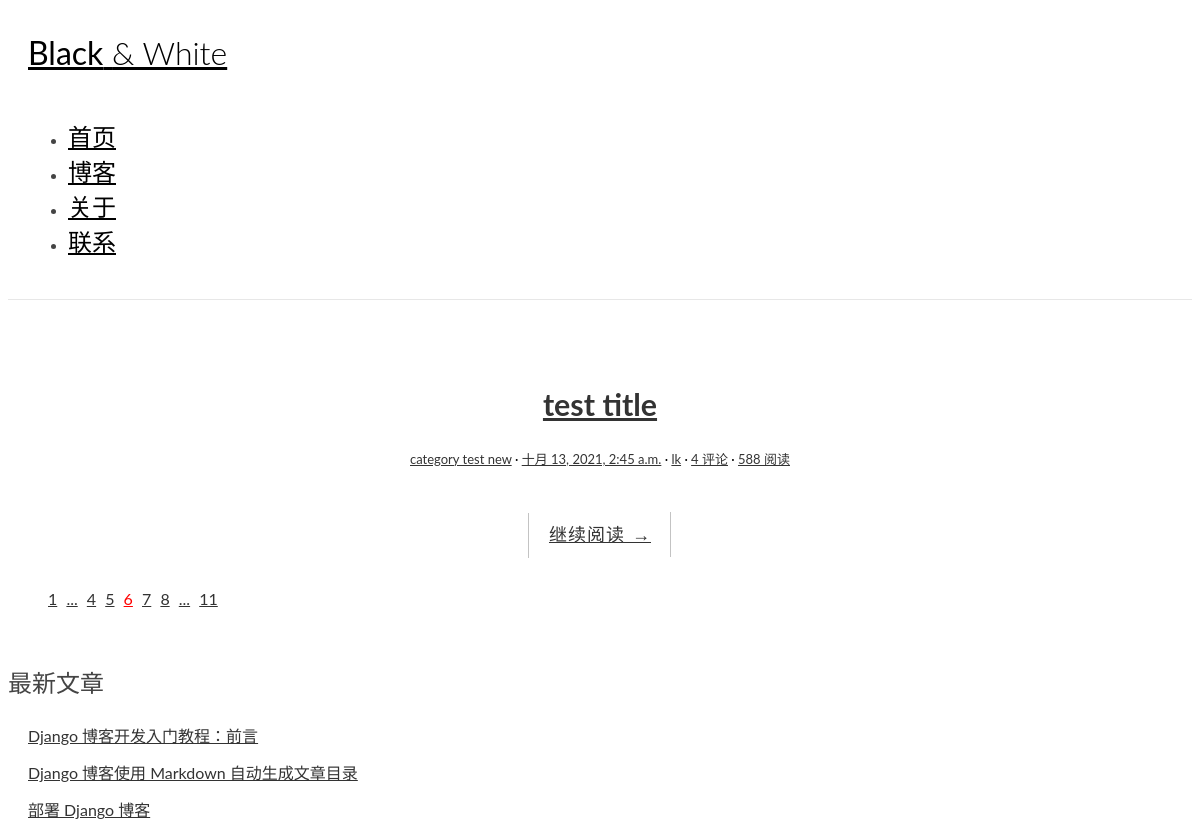
Before: / (upper part) with the older database file.
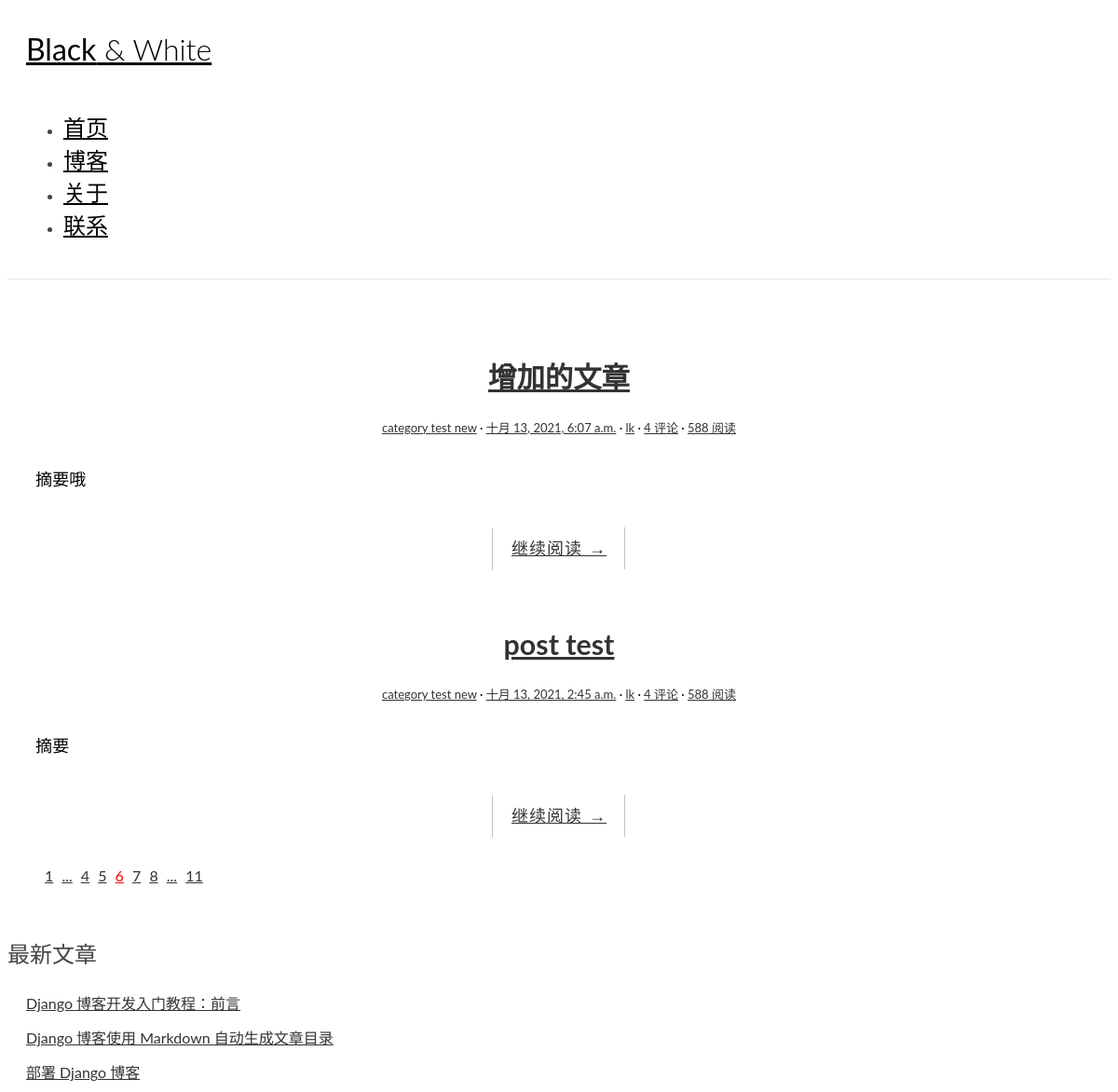
After: the same page with the newer database file.
### blog/models.py (models this page shows, shortened)
class Post(models.Model):
    title = models.CharField(max_length=200)
    body = models.TextField()
    created_time = models.DateTimeField()
    modified_time = models.DateTimeField()
    experct = models.CharField(max_length=200, blank=True)
    category = models.ForeignKey(Category, on_delete=models.CASCADE)
    tags = models.ManyToManyField(Tag, blank=True)
    author = models.ForeignKey(User, on_delete=models.CASCADE)

class Category(models.Model):
    name = models.CharField(max_length=10)

### blog/views.py (the view)
# urls.py: path('',views.index,name='index')
def index(request):
    post_list = Post.objects.all().order_by('-created_time')
    return render(request,template_name='blog/index.html',context={
        'Title':'这是主页',
        'Welcome':'欢迎来访！这是第二个版本了。用的render函数。',
        'post_list':post_list,
    })

### templates/blog/index.html (shortened to what this page needs)
{% load static %}
<!DOCTYPE html>
<html>
<head>
    <link rel="stylesheet",href="{% static 'blog/css/bootstrap.min.css' %}">
    <link rel="stylesheet" href="http://code.ionicframework.com/1.3.3/css/ionic.css">
    <link rel="stylesheet" href="{% static 'blog/css/pace.css' %}">
    <link rel="stylesheet" href="{% static 'blog/css/custom.css' %}">
</head>
<body>
<div class="container">
    <header id="site-header">
        <div class="row">
            <div class="col-md-4 col-sm-5 col-xs-8">
                <div class="logo">
                    <h1><a href="index.html"><b>Black</b> &amp; White</a></h1>
                </div>
            </div>
            <div class="col-md-8 col-sm-7 col-xs-4">
                <nav class="main-nav" role="navigation">
                    <div class="navbar-header">
                    </div>
                    <div class="collapse navbar-collapse" id="bs-example-navbar-collapse-1">
                        <ul class="nav navbar-nav navbar-right">
                            <li class="cl-effect-11"><a href="index.html" data-hover="首页">首页</a></li>
                            <li class="cl-effect-11"><a href="full-width.html" data-hover="博客">博客</a></li>
                            <li class="cl-effect-11"><a href="about.html" data-hover="关于">关于</a></li>
                            <li class="cl-effect-11"><a href="contact.html" data-hover="联系">联系</a></li>
                        </ul>
                    </div>
                </nav>
            </div>
        </div>
    </header>
</div>
<div class="content-body">
    <div class="container">
        <div class="row">
            <main class="col-md-8">
                {% for post in post_list %}
                    <article class="post post-{{ post.pk }}">
                        <h1 class="entry-title">
                            <a href="{% static 'blog/single.html' %}">{{ post.title }}</a>
                        </h1>
                    <div class="entry-meta">
                          <span class="post-category"><a href="#">{{ post.category.name }}</a></span>
                          <span class="post-date"><a href="#"><time class="entry-date"
                                                    datetime="{{ post.created_time }}">{{ post.created_time }}</time></a></span>
                          <span class="post-author"><a href="#">{{ post.author }}</a></span>
                          <span class="comments-link"><a href="#">4 评论</a></span>
                          <span class="views-count"><a href="#">588 阅读</a></span>
                    </div>
                     <div class="entry-content clearfix">
                        <p>{{ post.experct }}</p>
                        <div class="read-more cl-effect-14">
                            <a href="#" class="more-link">继续阅读 <span class="meta-nav">→</span></a>
                        </div>
                    </article>
                {% empty %}
                    <div class="no-post">暂时还没有发布新文章！</div>
                {% endfor %}
                <div class="pagination">
                    <ul>
                        <li><a href="">1</a></li>
                        <li><a href="">...</a></li>
                        <li><a href="">4</a></li>
                        <li><a href="">5</a></li>
                        <li class="current"><a href="">6</a></li>
                        <li><a href="">7</a></li>
                        <li><a href="">8</a></li>
                        <li><a href="">...</a></li>
                        <li><a href="">11</a></li>
                    </ul>
                </div>
            </main>
            <aside class="col-md-4">
                <div class="widget widget-recent-posts">
                    <h3 class="widget-title">最新文章</h3>
                    <ul>
                        <li>
                            <a href="#">Django 博客开发入门教程：前言</a>
                        </li>
                        <li>
                            <a href="#">Django 博客使用 Markdown 自动生成文章目录</a>
                        </li>
                        <li>
                            <a href="#">部署 Django 博客</a>
                        </li>
                    </ul>
                </div>
            </aside>
        </div>
    </div>
</div>
</body>
</html>

### blog/static/blog/css/custom.css (style rules this page uses)
* { outline: none; }
h1, h2, h3, h4, h5, h6 { margin-top: 0; }
b { font-weight: 400; }
a { color: #333; }
body { color: #444; font-family: 'Lato', sans-serif; }
p { font-family: 'Ubuntu', sans-serif; font-weight: 400; word-spacing: 1px; letter-spacing: 0.01em; }
#site-header { background-color: #FFF; padding: 25px 20px; margin-bottom: 40px; border-bottom: 1px solid #e7e7e7; }
.logo h1 a { color: #000; }
.logo h1 { margin: 0; font-family: 'Lato', sans-serif; font-weight: 300; }
.main-nav { margin-top: 11px; max-width: 95%; }
.main-nav a { color: #000000 !important; padding: 0 0 5px 0 !important; margin-right: 30px; font-family: 'Lato', sans-serif; font-weight: 300; font-size: 24px; }
.cl-effect-11 a { padding: 10px 0; color: #0972b4; text-shadow: none; }
.cl-effect-11 a::before { position: absolute; top: 0; left: 0; overflow: hidden; padding: 0 0 5px 0 !important; max-width: 0; border-bottom: 1px solid #000; color: #000; content: attr(data-hover); white-space: nowrap; -webkit-transition: max-width 0.5s; -moz-transition: max-width 0.5s; transition: max-width 0.5s; }
.content-body { padding-bottom: 4em; }
.post { background: #fff; padding: 30px 30px 0; }
.entry-title { text-align: center; font-size: 1.9em; margin-bottom: 20px; line-height: 1.6; padding: 10px 20px 0; }
.entry-meta { text-align: center; color: #DDDDDD; font-size: 13px; margin-bottom: 30px; }
.entry-content { font-size: 18px; line-height: 1.9; font-weight: 300; color: #000; }
.post-category::after, .post-date::after, .post-author::after, .comments-link::after { content: ' ·'; color: #000; }
.read-more { font-family: 'Ubuntu', sans-serif; font-weight: 400; word-spacing: 1px; letter-spacing: 0.01em; text-align: center; margin-top: 20px; }
.cl-effect-14 a { padding: 0 20px; height: 45px; line-height: 45px; position: relative; display: inline-block; margin: 15px 25px; letter-spacing: 1px; font-weight: 400; text-shadow: 0 0 1px rgba(255, 255, 255, 0.3); }
.cl-effect-14 a::before, .cl-effect-14 a::after { position: absolute; width: 45px; height: 1px; background: #C3C3C3; content: ''; -webkit-transition: all 0.3s; -moz-transition: all 0.3s; transition: all 0.3s; pointer-events: none; }
.cl-effect-14 a::before { top: 0; left: 0; -webkit-transform: rotate(90deg); -moz-transform: rotate(90deg); transform: rotate(90deg); -webkit-transform-origin: 0 0; -moz-transform-origin: 0 0; transform-origin: 0 0; }
.cl-effect-14 a::after { right: 0; bottom: 0; -webkit-transform: rotate(90deg); -moz-transform: rotate(90deg); transform: rotate(90deg); -webkit-transform-origin: 100% 0; -moz-transform-origin: 100% 0; transform-origin: 100% 0; }
.widget { background: #fff; padding: 30px 0 0; }
.widget-title { font-size: 1.5em; margin-bottom: 20px; line-height: 1.6; padding: 10px 0 0; font-weight: 400; }
.widget-recent-posts ul { padding: 0; margin: 0; padding-left: 20px; }
.widget-recent-posts ul li { list-style-type: none; position: relative; line-height: 170%; margin-bottom: 10px; }
.widget-recent-posts ul li::before { content: '\f3d3'; font-family: "Ionicons"; position: absolute; left: -17px; top: 3px; font-size: 16px; color: #000; }
.pagination ul { list-style: none; }
.pagination ul li { display: inline-block; font-size: 16px; margin-right: 5px; }
.current a { color: red; }

Changed rows visible on the page:
added Post: title "增加的文章", category.name "category test new", created_time "十月 13, 2021, 6:07 a.m.", author "lk", experct "摘要哦"
changed Post: title "test title" → "post test"; experct (not shown) → "摘要"
